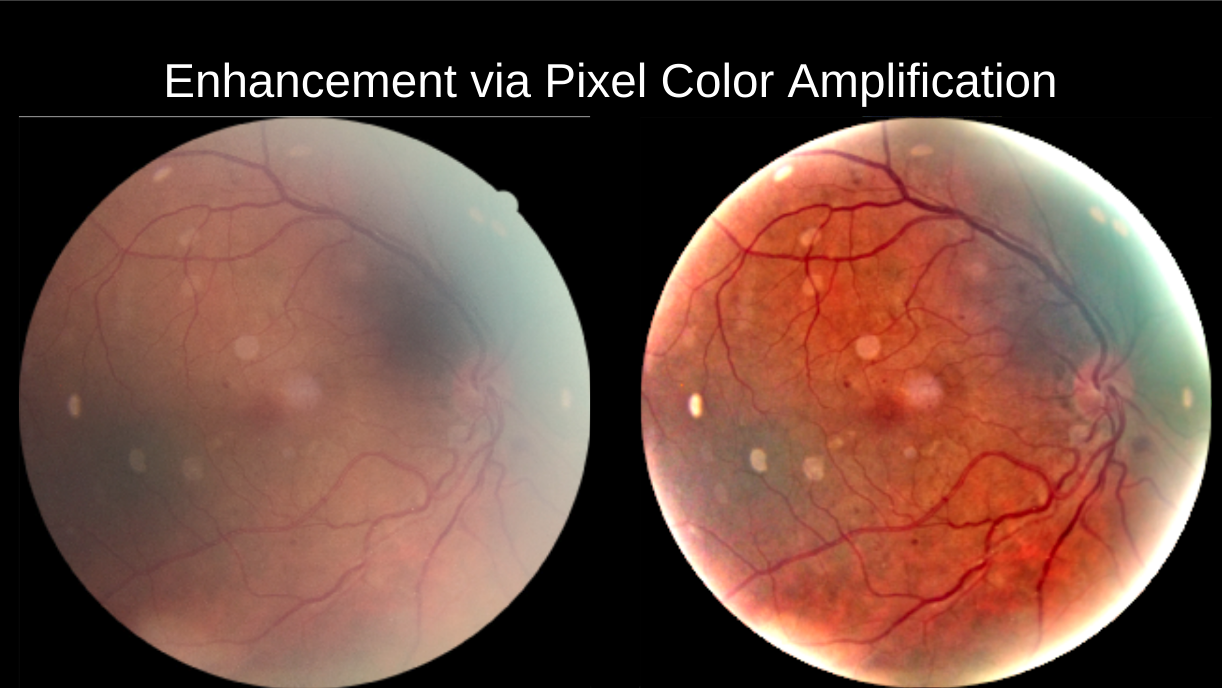
#> input picture iciar2020/pic1.png, 1222 x 688 px
$ python MSRCR.py --input iciar2020/pic1.png --output out.png
#> lines starting #> are read from the running program, lines starting #| are printed output that depends on the picture
"""
Retinex image enhancement method.  Retinex is equivalent to inverted dehazing.
Code downloaded from https://github.com/falrom/MSRCR_Python/blob/master/MSRCR.py
on 2019-11-01
"""
from matplotlib import pyplot as plt
import numpy as np
import argparse
import cv2
import os

if __name__ == '__main__':
    parser = argparse.ArgumentParser()
    parser.add_argument('-i', '--input', required=True, help='input image path')
    parser.add_argument('-o', '--output', required=True, help='output image path')
    parser.add_argument('-s', default=300, type=float, help='the scale (reference value)')
    parser.add_argument('-n', default=3, type=int, help='the number of scale')
    parser.add_argument('-d', default=2, type=float, help='the dynamic, the smaller the value, the higher the contrast')
    parser.add_argument('--no_cr', action='store_true', help='do NOT do cr')


def retinex_scales_distribution(max_scale, nscales):
    scales = []
    scale_step = max_scale / nscales
    for s in range(nscales):
        scales.append(scale_step * s + 2.0)
    return scales


def CR(im_ori, im_log, alpha=128., gain=1., offset=0.):
    im_cr = im_log * gain * (
            np.log(alpha * (im_ori + 1.0)) - np.log(np.sum(im_ori, axis=2) + 3.0)[:, :, np.newaxis]) + offset
    return im_cr


def MSRCR(image_path, max_scale, nscales, dynamic=2.0, do_CR=True):
#> called with image_path = 'iciar2020/pic1.png', max_scale = 300, nscales = 3, dynamic = 2, do_CR = True
    im_ori = np.float32(cv2.imread(image_path)[:, :, (2, 1, 0)])
    scales = retinex_scales_distribution(max_scale, nscales)

    im_blur = np.zeros([len(scales), im_ori.shape[0], im_ori.shape[1], im_ori.shape[2]])
    im_mlog = np.zeros([len(scales), im_ori.shape[0], im_ori.shape[1], im_ori.shape[2]])

    for channel in range(3):
        for s, scale in enumerate(scales):
            # If sigma==0, it will be automatically calculated based on scale
            im_blur[s, :, :, channel] = cv2.GaussianBlur(im_ori[:, :, channel], (0, 0), scale)
            im_mlog[s, :, :, channel] = np.log(im_ori[:, :, channel] + 1.) - np.log(im_blur[s, :, :, channel] + 1.)

    im_retinex = np.mean(im_mlog, 0)
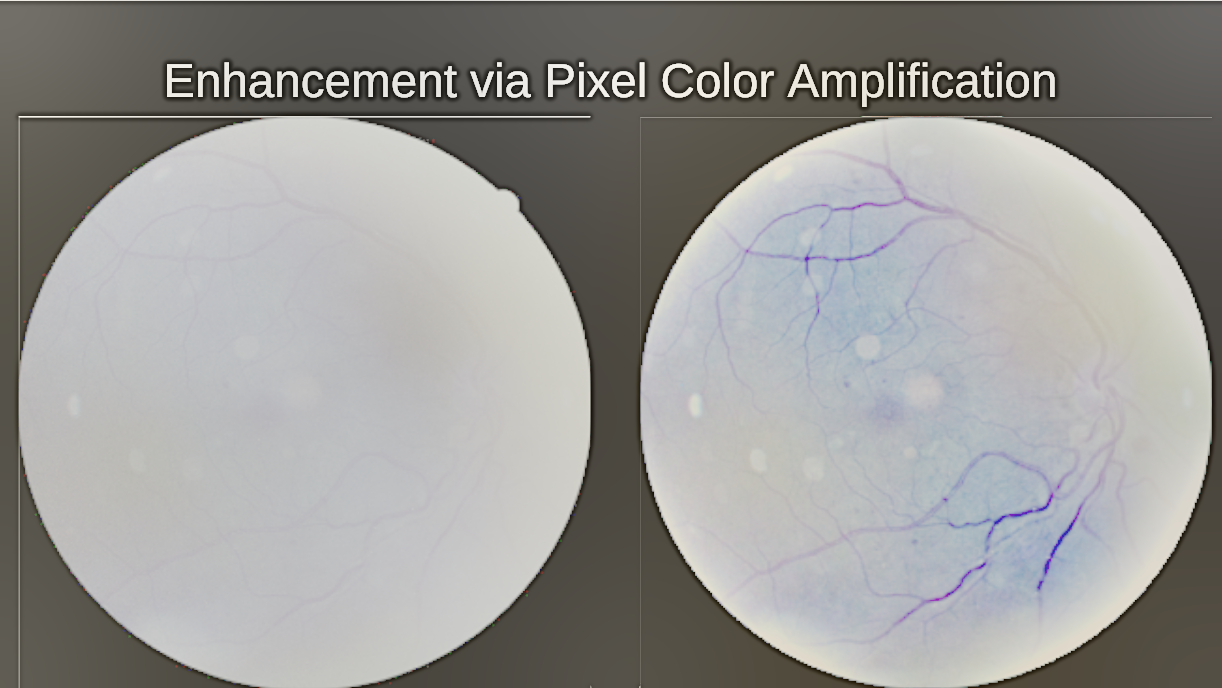
#> im_retinex: shape (688, 1222, 3) float64; mean of channels 0, 1, 2 -0.956, -0.901, -0.881; drawn with min black and max white
    if do_CR:
        im_retinex = CR(im_ori, im_retinex)

    im_rtx_mean = np.mean(im_retinex)
#> im_rtx_mean = -3.4
    im_rtx_std = np.std(im_retinex)
#> im_rtx_std = 5.54
    im_rtx_min = im_rtx_mean - dynamic * im_rtx_std
#> im_rtx_min = -14.48
    im_rtx_max = im_rtx_mean + dynamic * im_rtx_std
#> im_rtx_max = 7.67

    im_rtx_range = im_rtx_max - im_rtx_min
#> im_rtx_range = 22.16

    im_out = np.uint8(np.clip((im_retinex - im_rtx_min) / im_rtx_range * 255.0, 0, 255))
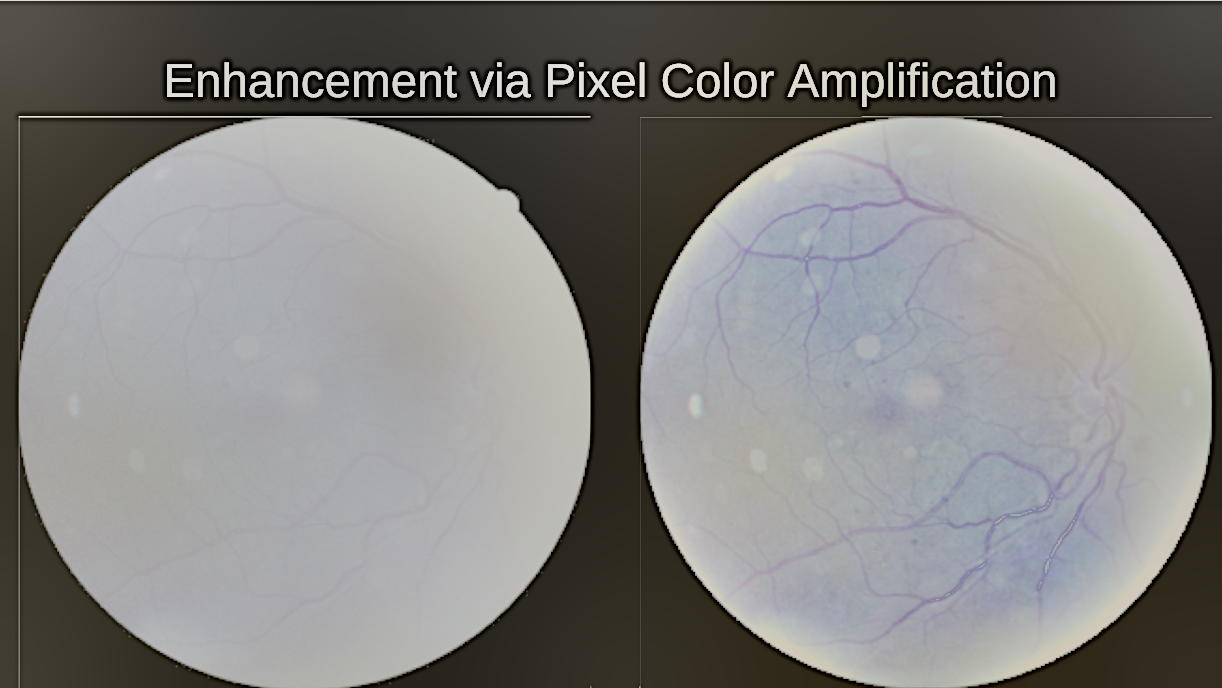
#> im_out: shape (688, 1222, 3); mean of channels 0, 1, 2 125.5, 127.5, 128.4; drawn as B, G, R

    return im_out


if __name__ == '__main__':
    # [9 lines of commented-out code are left out]
    args = parser.parse_args()
    im_out = MSRCR(args.input, args.s, args.n, args.d, not args.no_cr)
    cv2.imwrite(args.output, im_out[:, :, (2, 1, 0)])

$ run again, on iciar2020/pic3.png
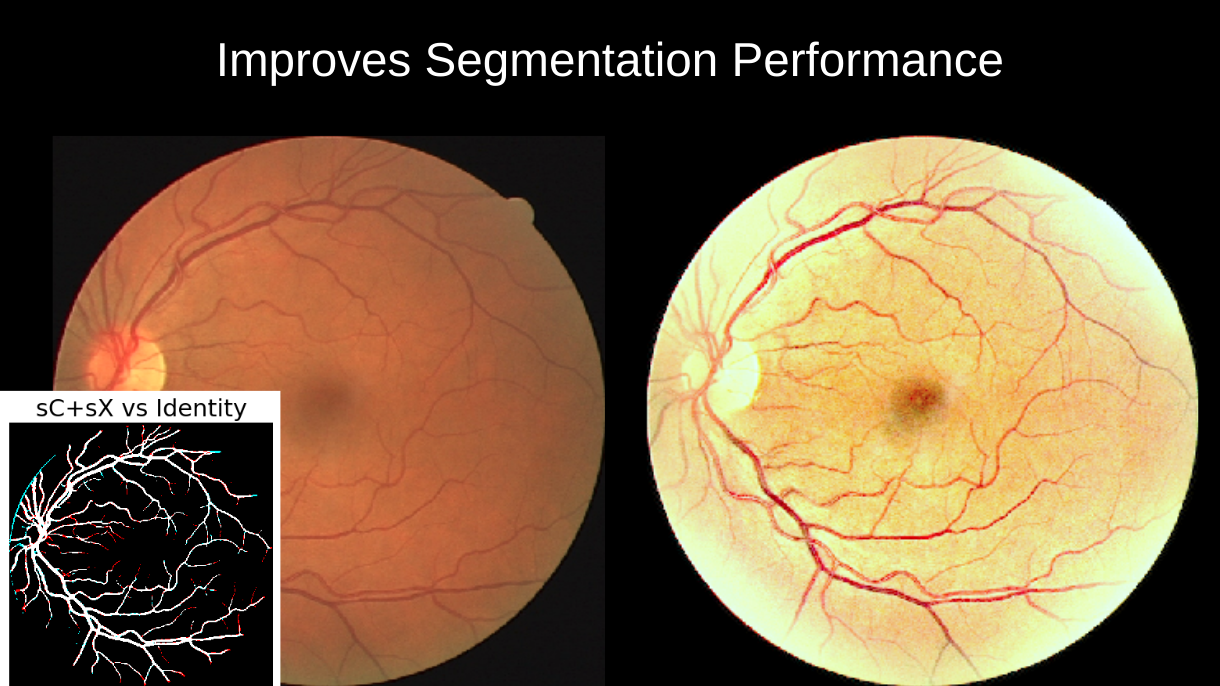
#> input picture iciar2020/pic3.png, 1220 x 686 px
#> in MSRCR, `im_retinex = np.mean(im_mlog, 0)`:
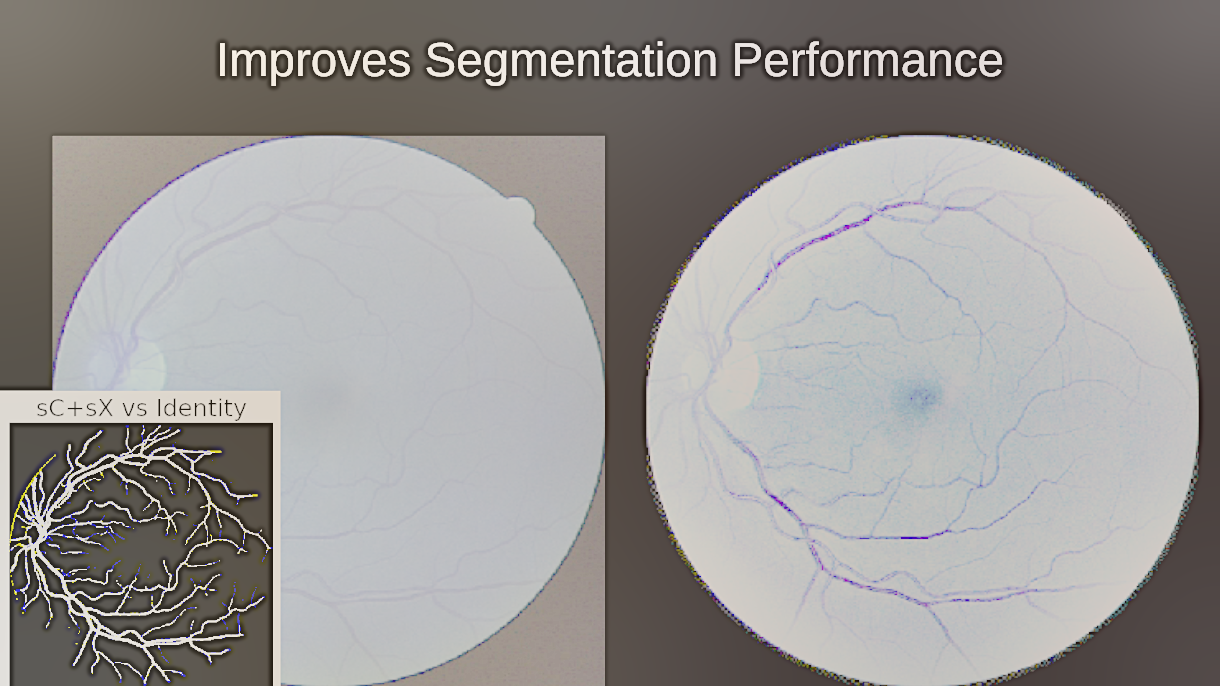
#> im_retinex: shape (686, 1220, 3) float64; mean of channels 0, 1, 2 -1.09, -1.04, -0.96; drawn with min black and max white
#> im_rtx_mean = -3.82
#> im_rtx_std = 5.75
#> im_rtx_min = -15.32
#> im_rtx_max = 7.68
#> im_rtx_range = 23
#> in MSRCR, `im_out = np.uint8(np.clip((im_retinex - im_rtx_min) / im_rtx_range * 2..`:
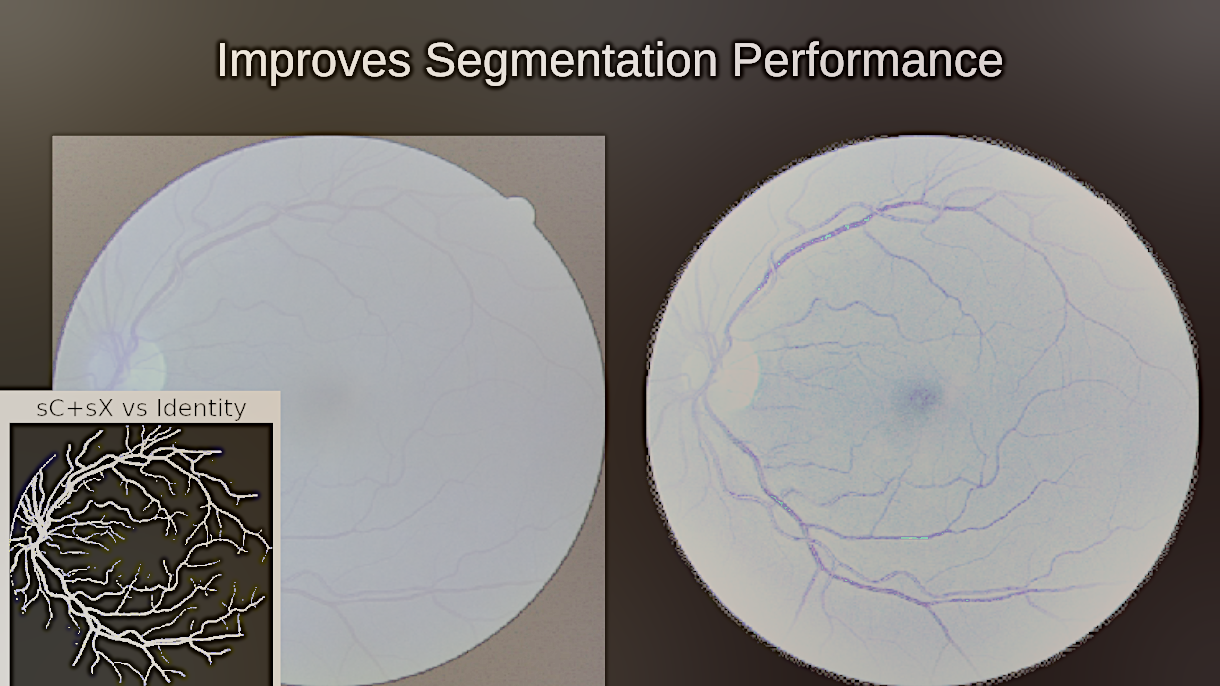
#> im_out: shape (686, 1220, 3); mean of channels 0, 1, 2 124.8, 126.8, 129.6; drawn as B, G, R

$ run again, on iciar2020/pic4.png
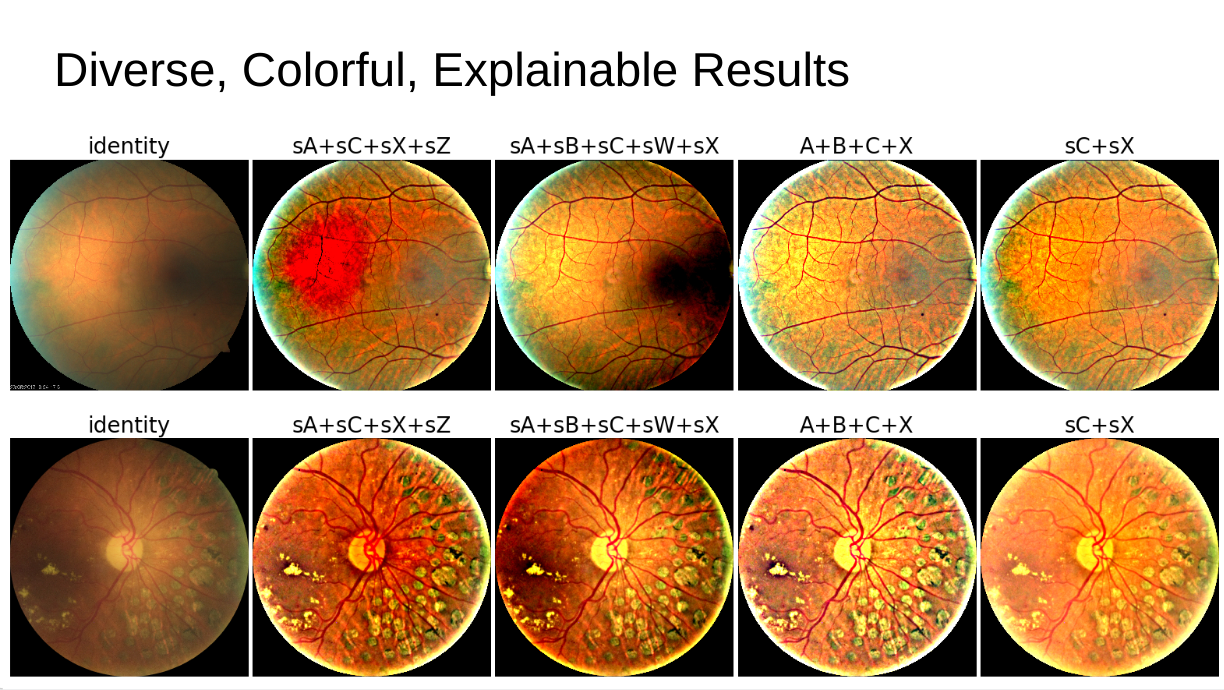
#> input picture iciar2020/pic4.png, 1224 x 690 px
#> in CR, `im_cr = im_log * gain * ( np.log(alpha * (im_ori + 1.0)) - np.log(np.s..`:
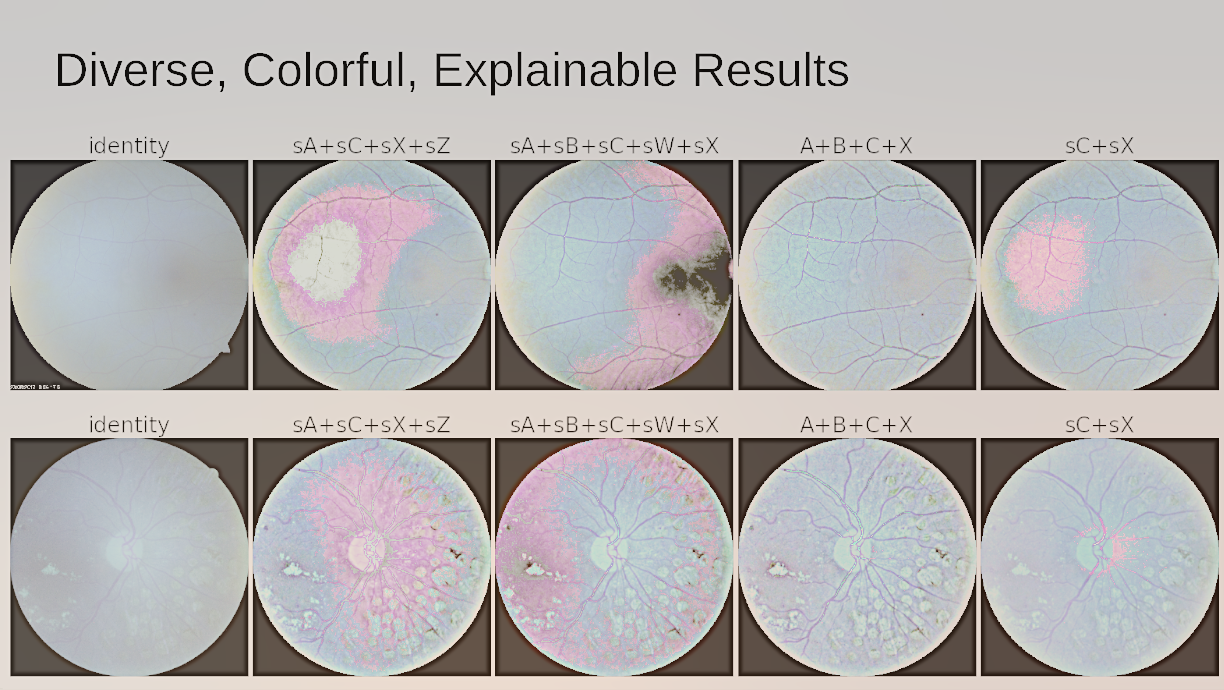
#> im_cr: shape (690, 1224, 3) float64; mean of channels 0, 1, 2 -1.88, -1.9, -1.65; drawn with min black and max white
#> im_rtx_mean = -1.81
#> im_rtx_std = 5.22
#> im_rtx_min = -12.26
#> im_rtx_max = 8.63
#> im_rtx_range = 20.89
#> `cv2.imwrite(args.output, im_out[:, :, (2, 1, 0)])`:
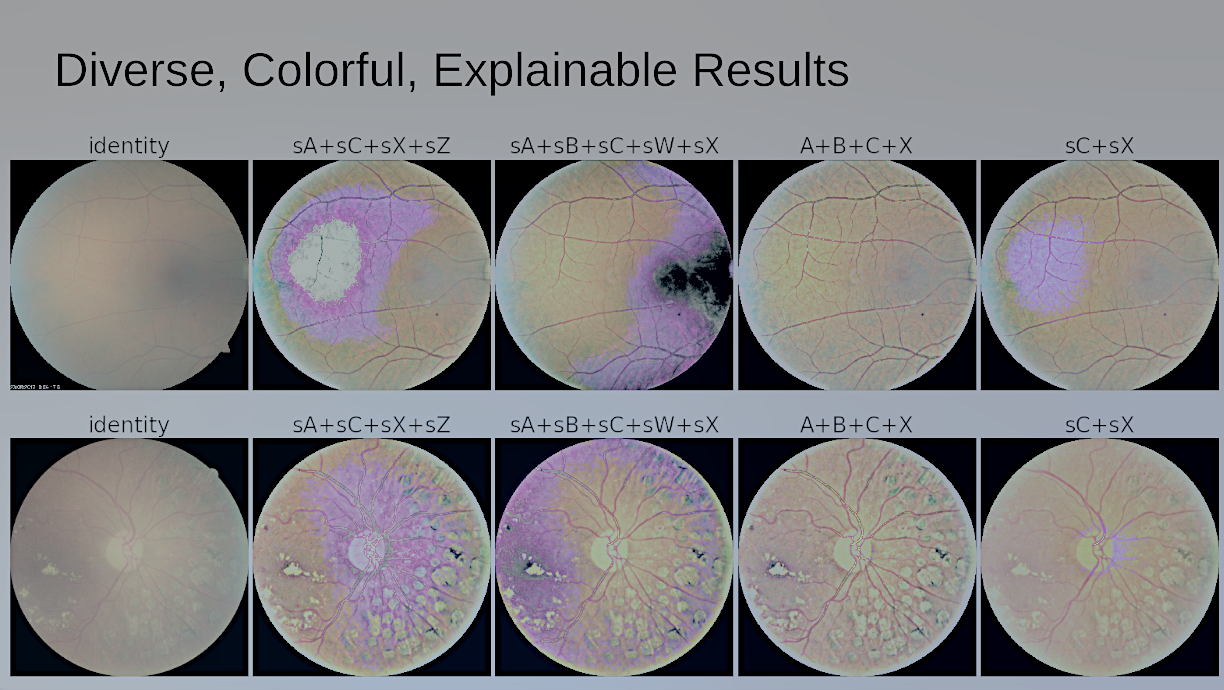
#> saved as out.png: shape (690, 1224, 3); mean B, G, R 131.4, 129.5, 130.9
